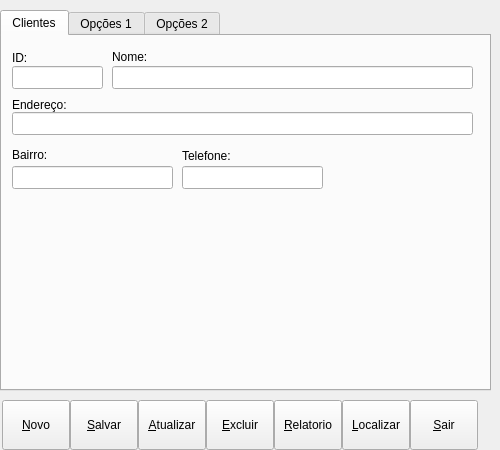
<?xml version="1.0" encoding="UTF-8"?>
<ui version="4.0">
 <class>Form</class>
 <widget class="QWidget" name="Form">
  <property name="windowModality">
   <enum>Qt::NonModal</enum>
  </property>
  <property name="geometry">
   <rect>
    <x>0</x>
    <y>0</y>
    <width>500</width>
    <height>450</height>
   </rect>
  </property>
  <property name="sizePolicy">
   <sizepolicy hsizetype="Fixed" vsizetype="Fixed">
    <horstretch>240</horstretch>
    <verstretch>162</verstretch>
   </sizepolicy>
  </property>
  <property name="minimumSize">
   <size>
    <width>500</width>
    <height>450</height>
   </size>
  </property>
  <property name="maximumSize">
   <size>
    <width>500</width>
    <height>460</height>
   </size>
  </property>
  <property name="sizeIncrement">
   <size>
    <width>0</width>
    <height>0</height>
   </size>
  </property>
  <property name="baseSize">
   <size>
    <width>0</width>
    <height>0</height>
   </size>
  </property>
  <property name="windowTitle">
   <string>Form</string>
  </property>
  <property name="windowIcon">
   <iconset>
    <normaloff/>
   </iconset>
  </property>
  <widget class="QTabWidget" name="tabWidget">
   <property name="geometry">
    <rect>
     <x>0</x>
     <y>10</y>
     <width>491</width>
     <height>381</height>
    </rect>
   </property>
   <property name="minimumSize">
    <size>
     <width>491</width>
     <height>381</height>
    </size>
   </property>
   <property name="currentIndex">
    <number>0</number>
   </property>
   <widget class="QWidget" name="tab_3">
    <attribute name="title">
     <string>Clientes</string>
    </attribute>
    <widget class="QLineEdit" name="edt_nome">
     <property name="geometry">
      <rect>
       <x>110</x>
       <y>30</y>
       <width>361</width>
       <height>23</height>
      </rect>
     </property>
    </widget>
    <widget class="QLabel" name="label">
     <property name="geometry">
      <rect>
       <x>110</x>
       <y>12</y>
       <width>56</width>
       <height>18</height>
      </rect>
     </property>
     <property name="text">
      <string>Nome:</string>
     </property>
    </widget>
    <widget class="QLabel" name="label_2">
     <property name="geometry">
      <rect>
       <x>10</x>
       <y>59</y>
       <width>81</width>
       <height>20</height>
      </rect>
     </property>
     <property name="text">
      <string>Endereço:</string>
     </property>
    </widget>
    <widget class="QLineEdit" name="edt_endereco">
     <property name="geometry">
      <rect>
       <x>10</x>
       <y>76</y>
       <width>461</width>
       <height>23</height>
      </rect>
     </property>
    </widget>
    <widget class="QLineEdit" name="lineEdit_3">
     <property name="geometry">
      <rect>
       <x>180</x>
       <y>130</y>
       <width>141</width>
       <height>23</height>
      </rect>
     </property>
    </widget>
    <widget class="QLabel" name="label_3">
     <property name="geometry">
      <rect>
       <x>180</x>
       <y>110</y>
       <width>81</width>
       <height>20</height>
      </rect>
     </property>
     <property name="text">
      <string>Telefone:</string>
     </property>
    </widget>
    <widget class="QLabel" name="label_4">
     <property name="geometry">
      <rect>
       <x>10</x>
       <y>110</y>
       <width>56</width>
       <height>18</height>
      </rect>
     </property>
     <property name="text">
      <string>Bairro:</string>
     </property>
    </widget>
    <widget class="QLineEdit" name="lineEdit_4">
     <property name="geometry">
      <rect>
       <x>10</x>
       <y>130</y>
       <width>161</width>
       <height>23</height>
      </rect>
     </property>
    </widget>
    <widget class="QLineEdit" name="edt_id">
     <property name="geometry">
      <rect>
       <x>10</x>
       <y>30</y>
       <width>91</width>
       <height>23</height>
      </rect>
     </property>
     <property name="readOnly">
      <bool>true</bool>
     </property>
    </widget>
    <widget class="QLabel" name="label_6">
     <property name="geometry">
      <rect>
       <x>10</x>
       <y>13</y>
       <width>21</width>
       <height>18</height>
      </rect>
     </property>
     <property name="text">
      <string>ID:</string>
     </property>
    </widget>
   </widget>
   <widget class="QWidget" name="tab">
    <attribute name="title">
     <string>Opções 1</string>
    </attribute>
   </widget>
   <widget class="QWidget" name="tab_2">
    <attribute name="title">
     <string>Opções 2</string>
    </attribute>
   </widget>
  </widget>
  <widget class="QPushButton" name="btn_novo">
   <property name="geometry">
    <rect>
     <x>2</x>
     <y>400</y>
     <width>68</width>
     <height>50</height>
    </rect>
   </property>
   <property name="text">
    <string>&amp;Novo</string>
   </property>
  </widget>
  <widget class="QPushButton" name="btn_atualizar">
   <property name="geometry">
    <rect>
     <x>138</x>
     <y>400</y>
     <width>68</width>
     <height>50</height>
    </rect>
   </property>
   <property name="text">
    <string>&amp;Atualizar</string>
   </property>
  </widget>
  <widget class="QPushButton" name="btn_excluir">
   <property name="geometry">
    <rect>
     <x>206</x>
     <y>400</y>
     <width>68</width>
     <height>50</height>
    </rect>
   </property>
   <property name="text">
    <string>&amp;Excluir</string>
   </property>
  </widget>
  <widget class="QPushButton" name="btn_relatorio">
   <property name="geometry">
    <rect>
     <x>274</x>
     <y>400</y>
     <width>68</width>
     <height>50</height>
    </rect>
   </property>
   <property name="text">
    <string>&amp;Relatorio</string>
   </property>
  </widget>
  <widget class="QPushButton" name="btn_sair">
   <property name="geometry">
    <rect>
     <x>410</x>
     <y>400</y>
     <width>68</width>
     <height>50</height>
    </rect>
   </property>
   <property name="text">
    <string>&amp;Sair</string>
   </property>
  </widget>
  <widget class="QPushButton" name="btn_localizar">
   <property name="geometry">
    <rect>
     <x>342</x>
     <y>400</y>
     <width>68</width>
     <height>50</height>
    </rect>
   </property>
   <property name="text">
    <string>&amp;Localizar</string>
   </property>
  </widget>
  <widget class="QPushButton" name="btn_salvar">
   <property name="geometry">
    <rect>
     <x>70</x>
     <y>400</y>
     <width>68</width>
     <height>50</height>
    </rect>
   </property>
   <property name="text">
    <string>&amp;Salvar</string>
   </property>
  </widget>
 </widget>
 <resources/>
 <connections/>
</ui>
